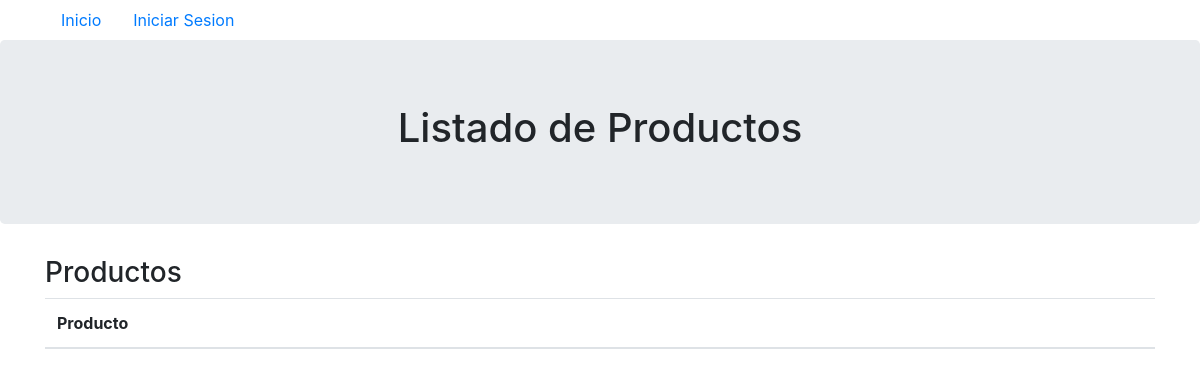
Before: /productos/ with the older database file.
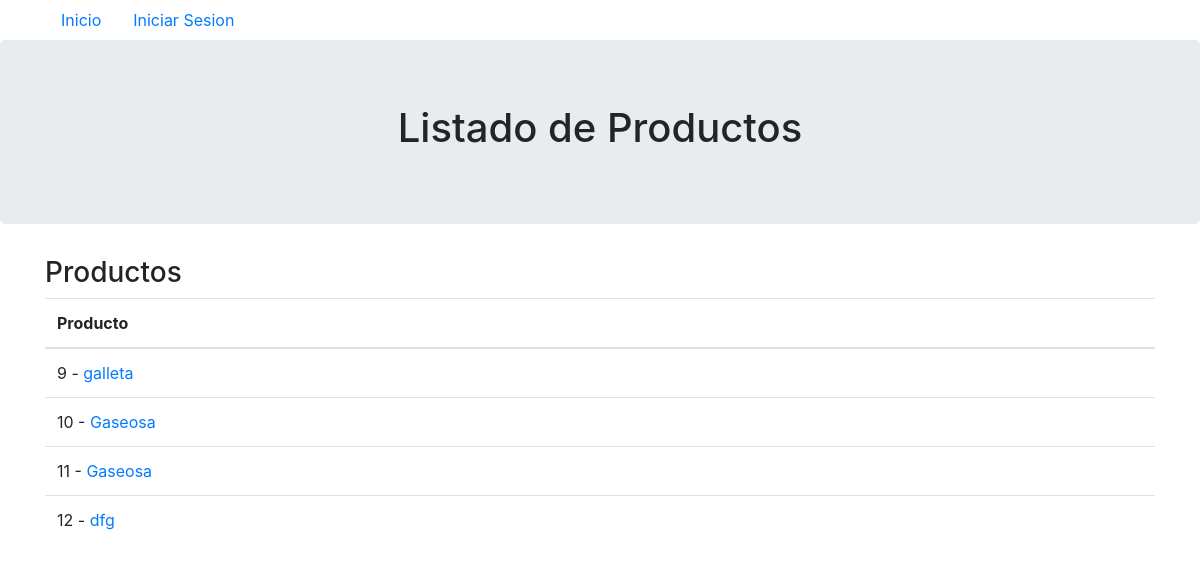
After: the same page with the newer database file.
### productos/models.py (models this page shows)
class Producto(models.Model):
  nombre = models.TextField(max_length = 100)
  precio = models.DecimalField(max_digits=7, decimal_places=2)
  descripcion = models.TextField(max_length = 250)
  foto =  models.ImageField(upload_to = 'fotoProducto/')
  vendedor = models.ForeignKey(Vendedor, on_delete=models.CASCADE)
  def get_absolute_url(self):
    return reverse('productos:productos-detail', kwargs = {'pk': self.id})

### productos/views.py (the view)
# urls.py: path('', ProductoListView.as_view(), name = 'productos-list'),
class ProductoListView(ListView):
  model = Producto

### productos/templates/productos/producto_list.html (shortened to what this page needs)
{% extends 'baseprod.html' %}
{% block body %}
<div class="jumbotron text-center">
  <h1> Listado de Productos </h1>
</div>
<div class="container">
  <h3> Productos </h3>
  <table class="table table-hover">
    <thead>
      <tr>
        <th>Producto</th>
      </tr>
    </thead>
    <tbody>
    {% for instance in object_list %}
    <tr><td>
      {{ instance.id }} -
      <a href='{{ instance.get_absolute_url }}'>{{ instance.nombre }}</a>
    </td></tr>
    {% endfor %}
    </tbody>
  </table>
</div>
{% endblock %}

Changed rows visible on the page:
added Producto: id "9", nombre "galleta"
added Producto: id "10", nombre "Gaseosa"
added Producto: id "11", nombre "Gaseosa"
added Producto: id "12", nombre "dfg"
